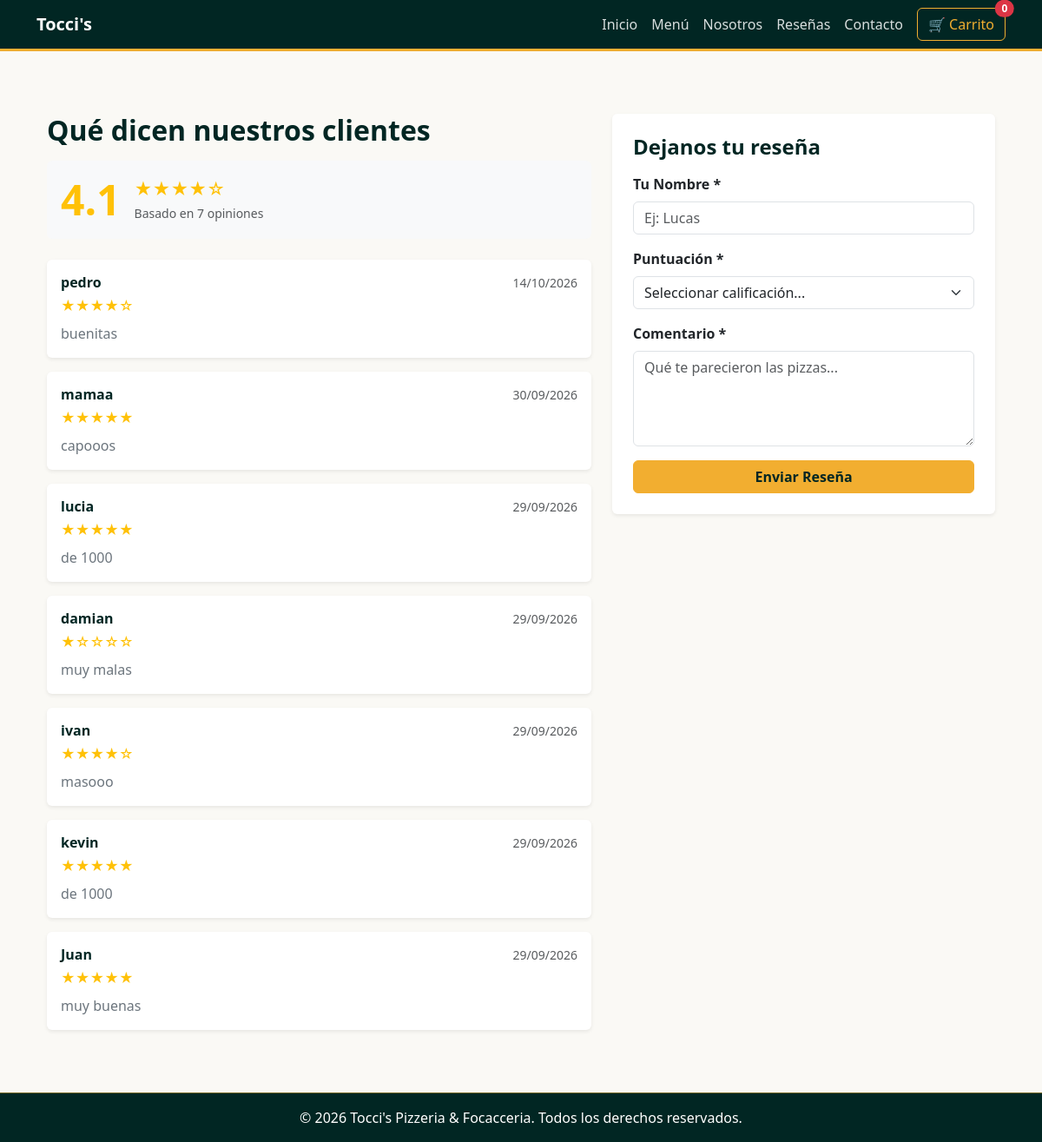
Screenshot of /public/index.php?url=resenas with the database file from the repository.
### tables this page shows
CREATE TABLE `resenas` (
  `id` int NOT NULL AUTO_INCREMENT,
  `nombre` varchar(100) NOT NULL,
  `puntuacion` tinyint NOT NULL,
  `comentario` text,
  `fecha` datetime NOT NULL DEFAULT CURRENT_TIMESTAMP,
  `visible` tinyint(1) NOT NULL DEFAULT '1',
  PRIMARY KEY (`id`),
  CONSTRAINT `resenas_chk_1` CHECK ((`puntuacion` between 1 and 5))
);

### app/controllers/Controller.php (called while the page is built, shortened)
<?php
class Controller {
    public function __construct($pdo) {
        $this->pdo = $pdo;
    }
    protected function render($vista, $datos = []) {
        extract($datos);
        $archivoVista = __DIR__ . '/../views/' . $vista . '.php';
        require_once $archivoVista;
    }
}

### app/controllers/ResenasController.php (called while the page is built, shortened)
<?php
class ResenasController extends Controller {
    public function index() {
        $mensaje = $_SESSION['mensaje_resena'] ?? '';
        $error   = $_SESSION['error_resena'] ?? '';
        $stmt = $this->pdo->query("SELECT * FROM resenas WHERE visible = 1 ORDER BY fecha DESC");
        $resenas = $stmt->fetchAll();
        $stmtStats = $this->pdo->query("SELECT AVG(puntuacion) AS promedio, COUNT(*) AS total FROM resenas WHERE visible = 1");
        $stats = $stmtStats->fetch();
        $promedio = $stats['promedio'] ? number_format((float)$stats['promedio'], 1) : null;
        $totalResenas = (int)$stats['total'];
        $this->render('cliente/resenas', [
            'mensaje'      => $mensaje,
            'error'        => $error,
            'resenas'      => $resenas,
            'promedio'     => $promedio,
            'totalResenas' => $totalResenas
        ]);
    }
}

### public/index.php (called while the page is built, shortened)
<?php
require_once __DIR__ . '/../config/conexion.php';
require_once __DIR__ . '/../includes/funciones.php';
$url = $_GET['url'] ?? 'inicio';
$url = rtrim($url, '/');
$url = explode('/', filter_var($url, FILTER_SANITIZE_URL));
$methodName     = $url[1] ?? 'index';
$params         = array_slice($url, 2);
$rutasEspeciales = [
    'inicio'          => ['InicioController', 'index'],
    'menu'            => ['MenuController', 'index'],
    'carrito'         => ['CarritoController', 'index'],
    'checkout'        => ['PedidoController', 'checkout'],
    'procesar'        => ['PedidoController', 'procesar'],
    'confirmacion'    => ['PedidoController', 'confirmacion'],
    'api-estado'      => ['ApiController', 'estadoPedido'],
    'nosotros'        => ['NosotrosController', 'index'],
    'resenas'         => ['ResenasController', 'index'],
    'contacto'        => ['ContactoController', 'index'],
    'login'           => ['AuthController', 'login'],
    'logout'          => ['AuthController', 'logout'],
    'admin'           => ['AdminController', 'index'],
    'admin-productos' => ['AdminProductosController', 'index'],
    'admin-noticias'  => ['AdminNoticiasController', 'index'],
    'admin-resenas'   => ['AdminResenasController', 'index'],
    'admin-contactos' => ['AdminContactosController', 'index'],
];
if (isset($rutasEspeciales[$url[0]])) {
    $methodName     = $rutasEspeciales[$url[0]][1];
    $params         = array_slice($url, 1);
}
$controller = new $controllerName($pdo);
call_user_func_array([$controller, $methodName], $params);

### includes/funciones.php (called while the page is built, shortened)
<?php
function e($str) {
    return htmlspecialchars($str ?? '', ENT_QUOTES, 'UTF-8');
}

### app/views/cliente/resenas.php (the view, shortened to what this page needs)
<?php
require_once __DIR__ . '/../../../includes/header.php';
?>
<div class="container my-5">
    <div class="row g-4">
        <div class="col-lg-7">
            <h2 class="fw-bold mb-3">Qué dicen nuestros clientes</h2>
            <?php if ($promedio): ?>
                <div class="card bg-light border-0 p-3 mb-4 d-flex flex-row align-items-center gap-3">
                    <div class="display-5 fw-bold text-warning mb-0"><?= $promedio ?></div>
                    <div>
                        <div class="fs-5 text-warning">
                            <?= str_repeat('★', (int)round($promedio)) ?><?= str_repeat('☆', 5 - (int)round($promedio)) ?>
                        </div>
                        <small class="text-muted">Basado en <?= $totalResenas ?> <?= $totalResenas === 1 ? 'opinión' : 'opiniones' ?></small>
                    </div>
                </div>
            <?php endif; ?>
            <?php if (empty($resenas)): ?>
                <div class="alert alert-info">Aún no hay reseñas publicadas. ¡Sé el primero en dejar la tuya!</div>
            <?php else: ?>
                <div class="d-flex flex-column gap-3">
                    <?php foreach ($resenas as $r): ?>
                        <div class="card border-0 shadow-sm p-3">
                            <div class="d-flex justify-content-between align-items-center mb-1">
                                <h6 class="fw-bold mb-0"><?= e($r['nombre']) ?></h6>
                                <small class="text-muted"><?= date('d/m/Y', strtotime($r['fecha'])) ?></small>
                            </div>
                            <div class="text-warning mb-2">
                                <?= str_repeat('★', (int)$r['puntuacion']) ?><?= str_repeat('☆', 5 - (int)$r['puntuacion']) ?>
                            </div>
                            <p class="mb-0 text-secondary"><?= nl2br(e($r['comentario'])) ?></p>
                        </div>
                    <?php endforeach; ?>
                </div>
            <?php endif; ?>
        </div>
        <div class="col-lg-5">
            <div class="card border-0 shadow-sm p-4 sticky-lg-top tarjeta-formulario-sticky">
                <h4 class="fw-bold mb-3">Dejanos tu reseña</h4>
                <form action="index.php?url=resenas" method="POST">
                    <div class="mb-3">
                        <label for="nombre" class="form-label fw-bold">Tu Nombre *</label>
                        <input type="text" class="form-control" id="nombre" name="nombre" required placeholder="Ej: Lucas">
                    </div>
                    <div class="mb-3">
                        <label for="puntuacion" class="form-label fw-bold">Puntuación *</label>
                        <select class="form-select" id="puntuacion" name="puntuacion" required>
                            <option value="">Seleccionar calificación...</option>
                        </select>
                    </div>
                    <div class="mb-3">
                        <label for="comentario" class="form-label fw-bold">Comentario *</label>
                        <textarea class="form-control" id="comentario" name="comentario" rows="4" required placeholder="Qué te parecieron las pizzas..."></textarea>
                    </div>
                    <button type="submit" class="btn btn-primary w-100 fw-bold">
                        Enviar Reseña
                    </button>
                </form>
            </div>
        </div>
    </div>
</div>
<?php require_once __DIR__ . '/../../../includes/footer.php'; ?>

### public/assets/css/estilos.css (style rules this page uses)
:root { --color-verde-oscuro: #012623; --color-oliva-oscuro: #403501; --color-oliva-medio: #736624; --color-dorado-suave: #BFA249; --color-dorado-principal: #F2AE30; --color-fondo-crema: #faf9f5; }
body { background-color: var(--color-fondo-crema); color: #2b2b2b; }
h1, h2, h3, h4, h5, h6 { color: var(--color-verde-oscuro); }
.btn-primary, .btn-success { background-color: var(--color-dorado-principal) !important; border-color: var(--color-dorado-principal) !important; color: var(--color-verde-oscuro) !important; font-weight: 700; }
.tarjeta-formulario-sticky { top: 2rem; }

### rows the page displays
resenas: nombre "pedro", fecha "14/10/2026", puntuacion "★★★★", puntuacion "☆", comentario "buenitas"
resenas: nombre "mamaa", fecha "30/09/2026", puntuacion "★★★★★", comentario "capooos"
resenas: nombre "lucia", fecha "29/09/2026", puntuacion "★★★★★", comentario "de 1000"
resenas: nombre "damian", fecha "29/09/2026", puntuacion "★", puntuacion "☆☆☆☆", comentario "muy malas"
resenas: nombre "ivan", fecha "29/09/2026", puntuacion "★★★★", puntuacion "☆", comentario "masooo"
resenas: nombre "kevin", fecha "29/09/2026", puntuacion "★★★★★", comentario "de 1000"
resenas: nombre "Juan", fecha "29/09/2026", puntuacion "★★★★★", comentario "muy buenas"

### other values shown
$promedio "4.1"
str_repeat('★', (int)round($promedio)) "★★★★"
str_repeat('☆', 5 - (int)round($promedio)) "☆"
$totalResenas "7"
